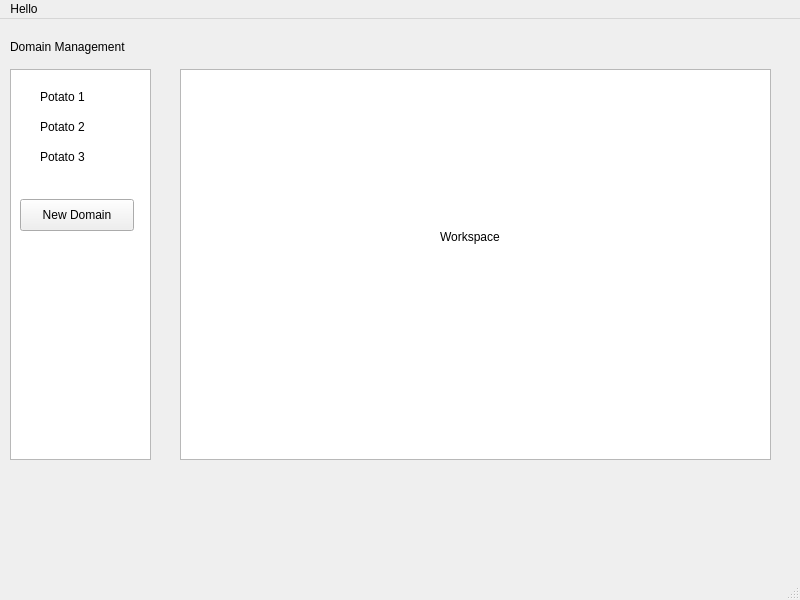
<?xml version="1.0" encoding="UTF-8"?>
<ui version="4.0">
 <class>LandingPage</class>
 <widget class="QMainWindow" name="LandingPage">
  <property name="geometry">
   <rect>
    <x>0</x>
    <y>0</y>
    <width>800</width>
    <height>600</height>
   </rect>
  </property>
  <property name="windowTitle">
   <string>MainWindow</string>
  </property>
  <widget class="QWidget" name="centralwidget">
   <widget class="QLabel" name="label">
    <property name="geometry">
     <rect>
      <x>10</x>
      <y>20</y>
      <width>141</width>
      <height>16</height>
     </rect>
    </property>
    <property name="text">
     <string>Domain Management</string>
    </property>
   </widget>
   <widget class="QListWidget" name="listWidget">
    <property name="geometry">
     <rect>
      <x>10</x>
      <y>50</y>
      <width>141</width>
      <height>391</height>
     </rect>
    </property>
   </widget>
   <widget class="QLabel" name="label_2">
    <property name="geometry">
     <rect>
      <x>40</x>
      <y>70</y>
      <width>59</width>
      <height>16</height>
     </rect>
    </property>
    <property name="text">
     <string>Potato 1</string>
    </property>
   </widget>
   <widget class="QLabel" name="label_3">
    <property name="geometry">
     <rect>
      <x>40</x>
      <y>100</y>
      <width>59</width>
      <height>16</height>
     </rect>
    </property>
    <property name="text">
     <string>Potato 2</string>
    </property>
   </widget>
   <widget class="QLabel" name="label_4">
    <property name="geometry">
     <rect>
      <x>40</x>
      <y>130</y>
      <width>59</width>
      <height>16</height>
     </rect>
    </property>
    <property name="text">
     <string>Potato 3</string>
    </property>
   </widget>
   <widget class="QPushButton" name="btnNew">
    <property name="geometry">
     <rect>
      <x>20</x>
      <y>180</y>
      <width>114</width>
      <height>32</height>
     </rect>
    </property>
    <property name="text">
     <string>New Domain</string>
    </property>
   </widget>
   <widget class="QGraphicsView" name="graphicsView">
    <property name="geometry">
     <rect>
      <x>180</x>
      <y>50</y>
      <width>591</width>
      <height>391</height>
     </rect>
    </property>
   </widget>
   <widget class="QLabel" name="label_5">
    <property name="geometry">
     <rect>
      <x>440</x>
      <y>210</y>
      <width>71</width>
      <height>16</height>
     </rect>
    </property>
    <property name="text">
     <string>Workspace</string>
    </property>
   </widget>
  </widget>
  <widget class="QMenuBar" name="menubar">
   <property name="geometry">
    <rect>
     <x>0</x>
     <y>0</y>
     <width>800</width>
     <height>22</height>
    </rect>
   </property>
   <widget class="QMenu" name="menuHello">
    <property name="title">
     <string>Hello</string>
    </property>
   </widget>
   <addaction name="menuHello"/>
  </widget>
  <widget class="QStatusBar" name="statusbar"/>
 </widget>
 <resources/>
 <connections/>
</ui>
